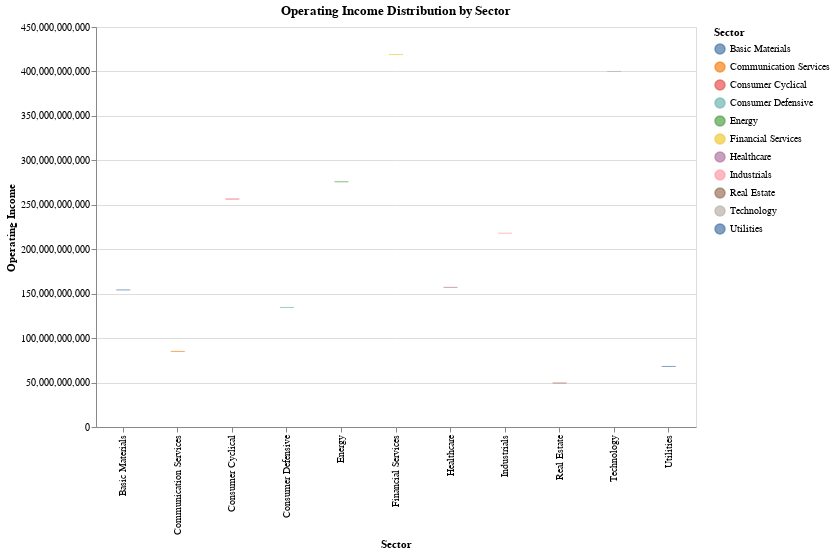

The notebook cell this image was saved under:
### Code cell
operating_income_by_sector = data.groupby('Sector')['Operating Income'].sum().reset_index()


# Create a box plot using Altair
boxplot_chart = alt.Chart(operating_income_by_sector).mark_boxplot().encode(
    x='Sector:N',
    y=alt.Y('Operating Income:Q', scale=alt.Scale(zero=False)),  # Adjust the scale as needed
    color='Sector:N',
    tooltip=['Sector:N', 'Operating Income:Q']
).properties(
    title='Operating Income Distribution by Sector',
    width=600,
    height=400
)

# Display the chart
boxplot_chart

### Figure 1 — Vega-Lite specification as saved in the notebook (floating-point values rounded to 4 significant figures)
{"config": {"view": {"continuousWidth": 300, "continuousHeight": 300}}, "data": {"name": "data-03968aaa6d3125f41bb3ccb97c5e18fe"}, "mark": {"type": "boxplot"}, "encoding": {"color": {"field": "Sector", "type": "nominal"}, "tooltip": [{"field": "Sector", "type": "nominal"}, {"field": "Operating Income", "type": "quantitative"}], "x": {"field": "Sector", "type": "nominal"}, "y": {"field": "Operating Income", "scale": {"zero": false}, "type": "quantitative"}}, "height": 400, "title": "Operating Income Distribution by Sector", "width": 600, "$schema": "https://vega.github.io/schema/vega-lite/v5.16.3.json", "datasets": {"data-03968aaa6d3125f41bb3ccb97c5e18fe": [{"Sector": "Basic Materials", "Operating Income": 154200000000.0}, {"Sector": "Communication Services", "Operating Income": 85030000000.0}, {"Sector": "Consumer Cyclical", "Operating Income": 256500000000.0}, {"Sector": "Consumer Defensive", "Operating Income": 134500000000.0}, {"Sector": "Energy", "Operating Income": 275900000000.0}, {"Sector": "Financial Services", "Operating Income": 419000000000.0}, {"Sector": "Healthcare", "Operating Income": 157100000000.0}, {"Sector": "Industrials", "Operating Income": 218000000000.0}, {"Sector": "Real Estate", "Operating Income": 49500000000.0}, {"Sector": "Technology", "Operating Income": 400000000000.0}, {"Sector": "Utilities", "Operating Income": 68130000000.0}]}}
